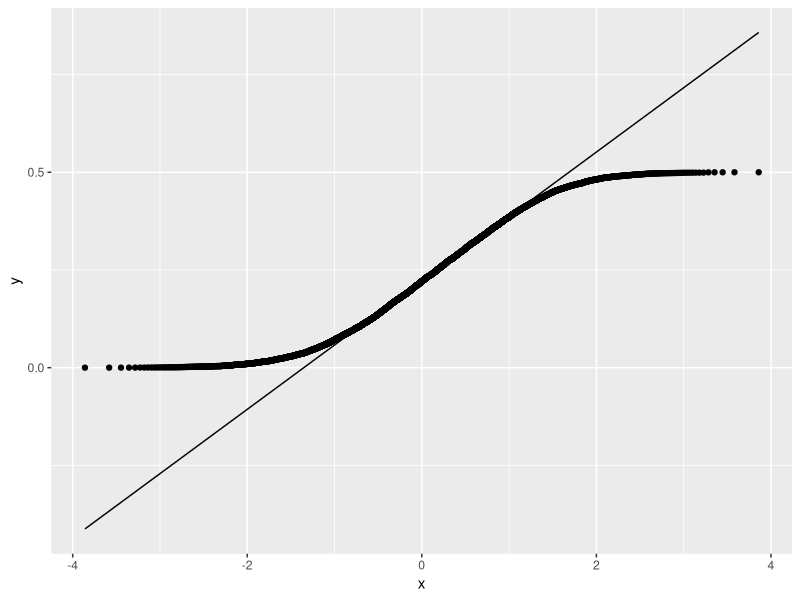
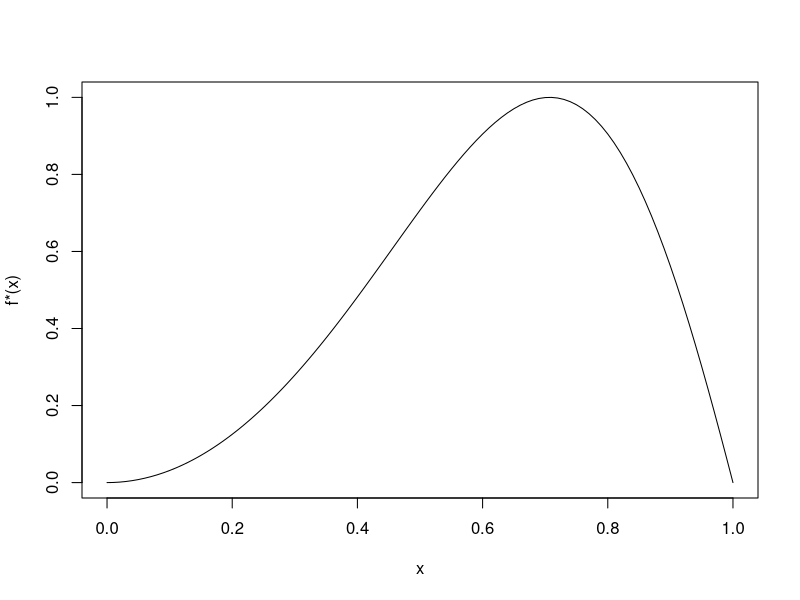
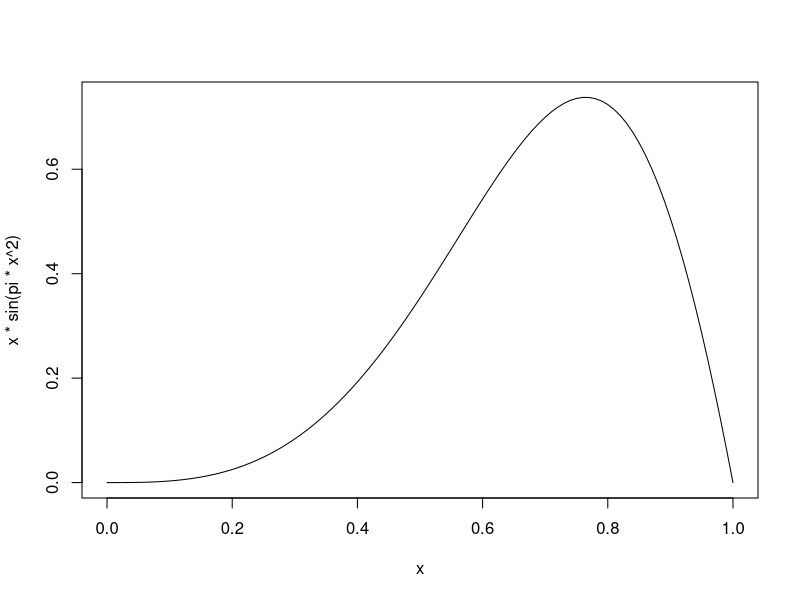
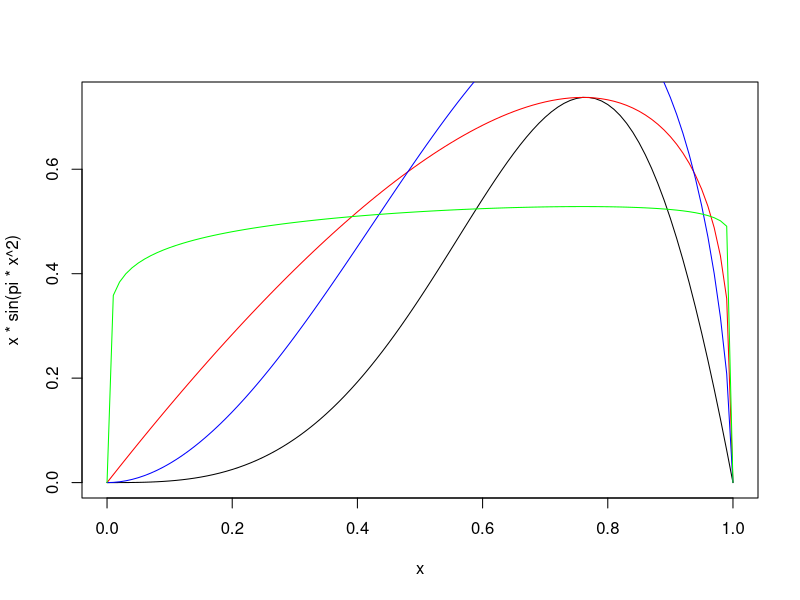

Write R code to recreate these figures, in order.
## ---- chunk 1
knitr::opts_chunk$set(echo = TRUE)
set.seed(3910349)
library(tidyverse)
## ---- chunk 2
rlaplace <- function(n, mean = 0) {
  s <- 2 * rbinom(n, size = 1, p = 0.5) - 1
  m <- rexp(n) 
  s * m + mean
}

dplace <- function(n){
  0.5*exp(-abs(n))
}
k <- 10000
c <- 1.315489

dlaplace <- dplace(rlaplace(k))
dnorm <- dnorm(dlaplace)
ratios <- dnorm/(c*dlaplace)

us <- runif(10000)
accept_g <- us < ratios
accepted_g <- dlaplace[accept_g]
## ---- chunk 3
ggplot(data.frame(x = accepted_g),aes(sample = x)) + geom_qq() + geom_qq_line()
## ---- chunk 4
k1 <- 1000
x_square <- rlaplace(k1)
dlaplace1 <- dplace(x_square)
dnorm1 <- dnorm(x_square)
expectation <- mean((x_square)^2*dnorm1/dlaplace1)
t.test(x_square*dnorm1/dlaplace1, conf.level = 0.95)$conf.int
## ---- chunk 5
curve(sin(pi * x^2), ylab = "f*(x)")
## ---- chunk 6
f <- function(x){
  sin(pi*x^2)
}

k2 <- 10000
hs <- runif(k2)
fs <- dunif(hs)
gs <- f(hs)
samplings <- gs/fs
estimate <- mean(gs/fs)

omegas <- samplings/sum(samplings)
reweighted <- hs * (k2 * omegas)
mean(reweighted) #variance
## ---- chunk 7
curve(x * sin(pi * x^2))
## ---- chunk 8
f <- function(x){
  x*sin(pi*x^2)
}

k3 <- 10000
hs1 <- rbeta(k3, 2, 1.24/0.76)
fs1 <- dbeta(hs, 2, 1.24/0.76)
gs1 <- f(hs)
samplings_beta <- gs/fs
estimate_beta <- mean(gs/fs)

omegas_beta <- samplings_beta/sum(samplings_beta)
reweighted_beta <- hs1 * (k3 * omegas_beta)
mean(reweighted_beta) #variance

## ---- chunk 9
## target function has a mode at approximately 0.76
target_height <- 0.76 * sin(pi * 0.76^2)

## candidate beta distribution alpha = beta = 2, so a mode at 1/2
cand_height <- dbeta(0.76, 2, 1/0.76)
cand_height1 <- dbeta(0.76, 3, 1.24/0.76)
cand_height2 <- dbeta(0.76, 1.1, (0.9*0.76+0.1)/0.76)

tc_ratio <- target_height/cand_height
tc_ratio1 <- target_height/cand_height1
tc_ratio2 <- target_height/cand_height2

curve(x * sin(pi * x^2))
curve(tc_ratio * dbeta(x, 2, 1/0.76), add = TRUE, col = "red")
curve(tc_ratio * dbeta(x, 3, 1.24/0.76), add = TRUE, col = "blue")
curve(tc_ratio * dbeta(x, 1.1, (0.9*0.76+0.1)/0.76), add = TRUE, col = "green")
